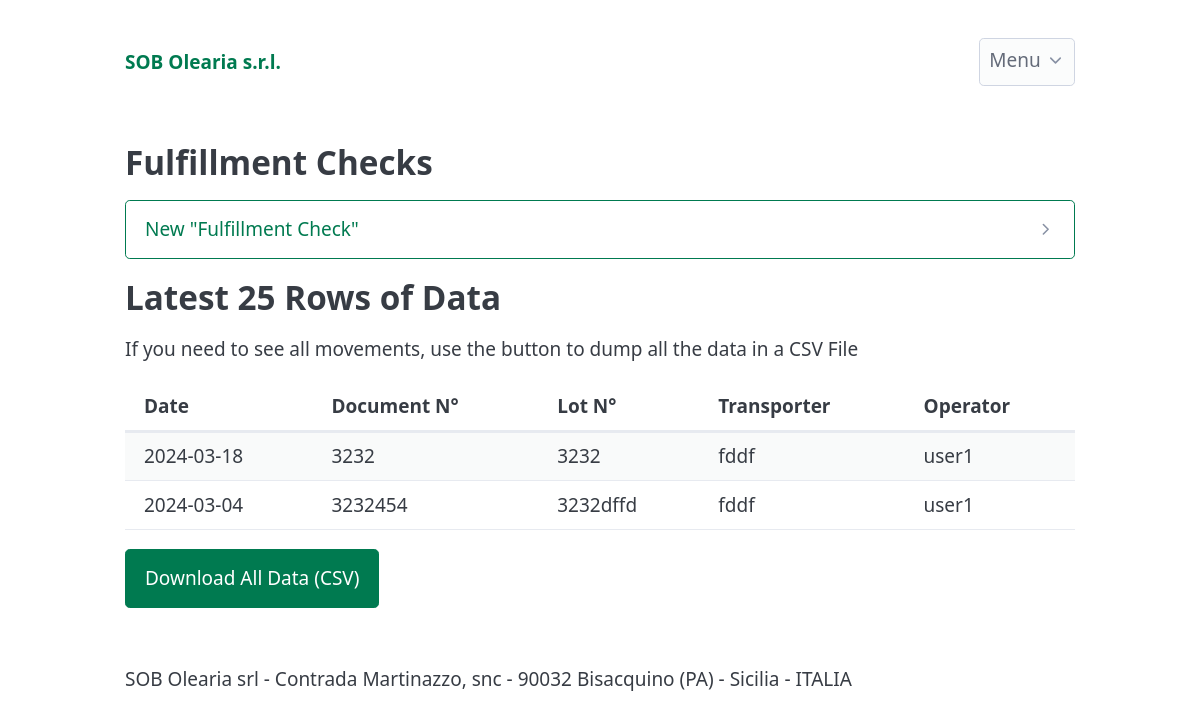
The page /fulfillment (signed in) on the database its author committed.
### app/models.py (models this page shows, shortened)
class FulfillmentRecord(db.Model):
    __tablename__ = 'fulfillment_records'
    id = db.Column(db.Integer, primary_key=True, autoincrement=True)
    fulfillment_date = db.Column(db.Date, nullable=False)
    fulfillment_doc_number = db.Column(db.String(120), nullable=False)
    fulfillment_lot = db.Column(db.String(120), nullable=False)
    fulfillment_transporter = db.Column(db.String(120), nullable=False)
    transporter_plate_number = db.Column(db.String(120), nullable=False)
    fullfilled_product_quantity = db.Column(db.Integer)
    higienic_condition_check = db.Column(db.String(50), nullable=False, default="Compliant")
    product_integrity_check = db.Column(db.String(50), nullable=False, default="Compliant")
    operation_result_check = db.Column(db.String(50), nullable=False, default="Compliant")
    user_id = db.Column(db.Integer, db.ForeignKey('users.id'), nullable=False)
    user = db.relationship('User', back_populates='fulfillment_records', lazy=True)

class User(db.Model,UserMixin):
    __tablename__ = 'users'
    id = db.Column(db.Integer, primary_key=True, autoincrement=True)
    username = db.Column(db.String(64), index=True, unique=True)
    email = db.Column(db.String(120), index=True, unique=True)
    password_hash = db.Column(db.String(255),nullable=False, )
    created_on = db.Column(db.DateTime, nullable=False, default=datetime.utcnow)
    is_admin = db.Column(db.Boolean, nullable=False, default=False)
    production_records = db.relationship('ProductionRecord', back_populates='user', lazy=True)
    reception_records = db.relationship('ReceptionRecord', back_populates='user', lazy=True)
    fulfillment_records = db.relationship('FulfillmentRecord', back_populates='user', lazy=True)

### app/fulfillment/routes.py (the view, shortened to what this page needs)
@fulfillment_bp.route("/fulfillment", methods=("GET", "POST"))
@login_required
def fulfillment():
    fulfillments = FulfillmentRecord.query.all()
    return render_template("fulfillment.html", fulfillments=fulfillments)

### app/templates/fulfillment.html (shortened to what this page needs)
{% extends 'base.html' %}
{% block content %}
<section>
    <h2>Fulfillment Checks</h2>
    <details>
        <summary role="button" class="outline">New "Fulfillment Check"</summary>
    </details>
</section>
<h2>Latest 25 Rows of Data</h2>
<p>If you need to see all movements, use the button to dump all the data in a CSV File</p>
<section>
    <div class="overflow-auto">
        <table class="sortable striped">
            <thead>
                <tr>
                    <th>Date</th>
                    <th>Document N°</th>
                    <th>Lot N°</th>
                    <th>Transporter</th>
                    <th>Operator</th>
                </tr>
            </thead>
            <tbody>
                {% for fulfillment in fulfillments %}
                <tr>
                    <td>{{fulfillment.fulfillment_date}}</td>
                    <td>{{fulfillment.fulfillment_doc_number}}</td>
                    <td>{{fulfillment.fulfillment_lot}}</td>
                    <td>{{fulfillment.fulfillment_transporter}}</td>
                    <td>{{fulfillment.user.username}}</td>
                </tr>
                {% endfor %}
            </tbody>
        </table>
    </div>
    <div>
        <a href="{{ url_for('fulfillment_bp.export_fulfillment_csv') }}" role="button">Download All Data (CSV)</a>
    </div>
</section>
{% endblock content %}

### rows shown on the page
FulfillmentRecord: fulfillment_date "2024-03-18", fulfillment_doc_number "3232", fulfillment_lot "3232", fulfillment_transporter "fddf", user.username "user1"
FulfillmentRecord: fulfillment_date "2024-03-04", fulfillment_doc_number "3232454", fulfillment_lot "3232dffd", fulfillment_transporter "fddf", user.username "user1"
